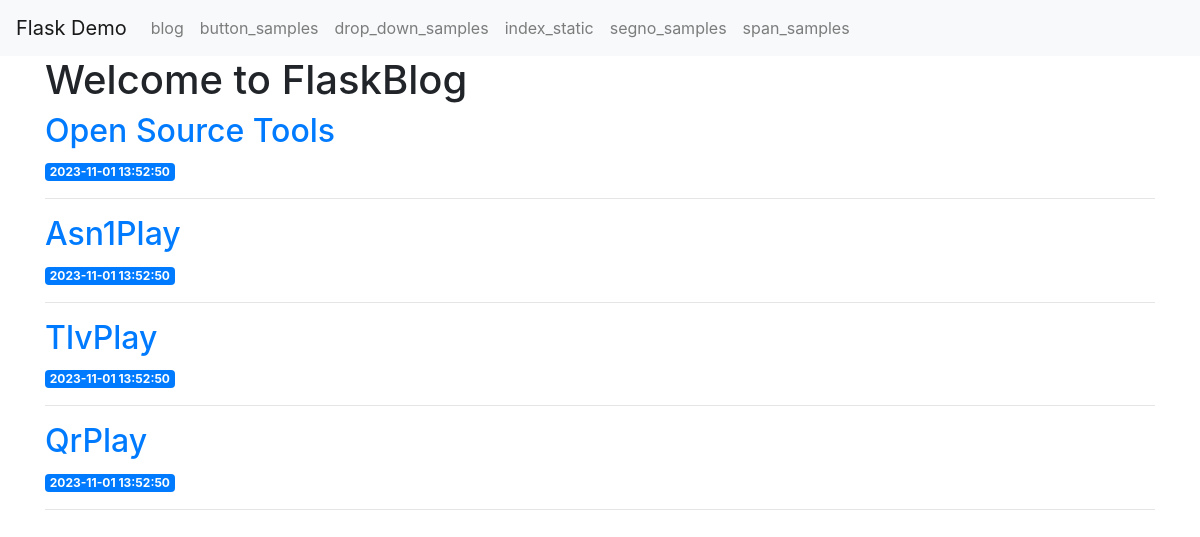
The page /blog_view_only on the database as committed earlier.
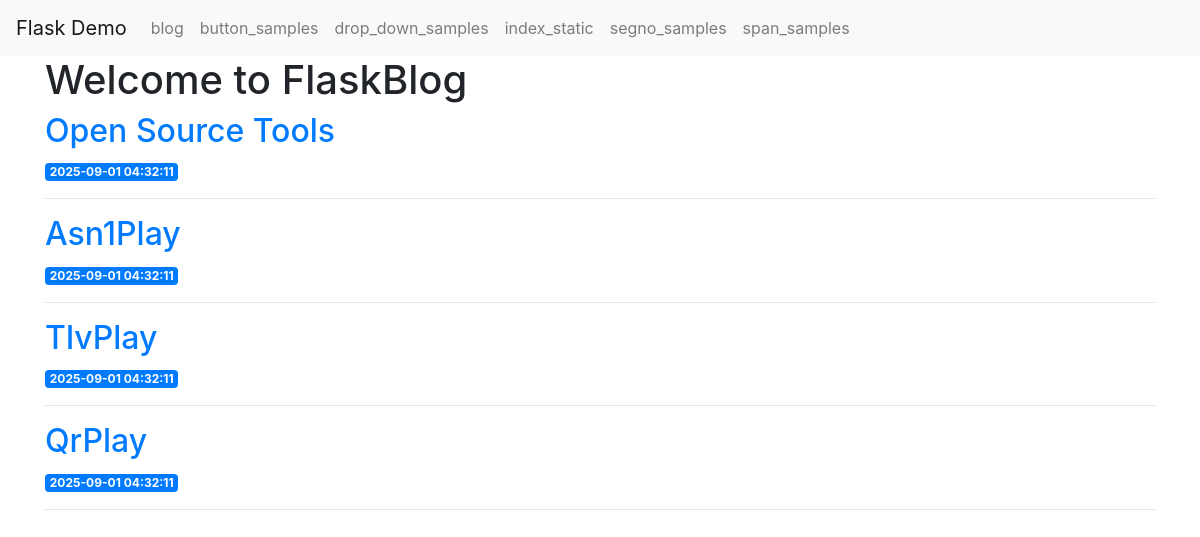
The same page on the database as committed later.
### tables this page shows
CREATE TABLE posts
(
    id        INTEGER PRIMARY KEY AUTOINCREMENT,
    created   TIMESTAMP NOT NULL DEFAULT CURRENT_TIMESTAMP,
    title     TEXT      NOT NULL,
    content   TEXT      NOT NULL,
    publisher TEXT      NULL
);

### amenity_pj/extra/flask_demo/app.py (the view)
@app.route('/blog_view_only')
def blog_view_only():
    conn = get_db_connection()
    posts = conn.execute('SELECT * FROM posts').fetchall()
    conn.close()
    return render_template('blog_view_only.html', posts=posts)

### amenity_pj/extra/flask_demo/app.py (called while the page is built)
def get_db_connection():
    path = os.sep.join([os.path.dirname(os.path.realpath(__file__)), 'db', 'database.db'])
    conn = sqlite3.connect(path)
    conn.row_factory = sqlite3.Row
    return conn

### amenity_pj/extra/flask_demo/templates/blog_view_only.html
{% extends 'base.html' %}
{% block content %}
    <h1>{% block title %} Welcome to FlaskBlog {% endblock %}</h1>
    {% for post in posts %}
        <a href="{{ url_for('blog_post', post_id=post['id']) }}">
            <h2>{{ post['title'] }}</h2>
        </a>
        <span class="badge badge-primary">{{ post['created'] }}</span>
        <hr>
    {% endfor %}
{% endblock %}

Rows that differ between the two databases and show on the page:
changed posts "Open Source Tools": created "2023-11-01 13:52:50" → "2025-09-01 04:32:11"
changed posts "Asn1Play": created "2023-11-01 13:52:50" → "2025-09-01 04:32:11"
changed posts "TlvPlay": created "2023-11-01 13:52:50" → "2025-09-01 04:32:11"
changed posts "QrPlay": created "2023-11-01 13:52:50" → "2025-09-01 04:32:11"
